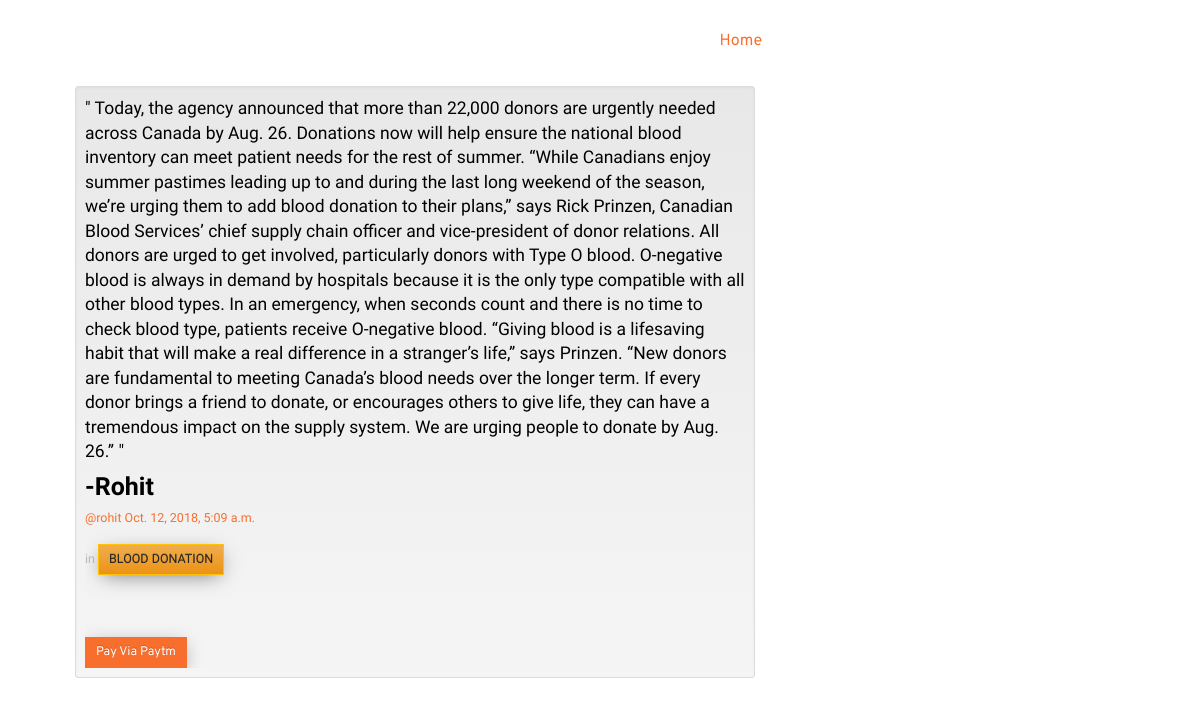
Page /posts/by/rohit/14/ on the committed database.
### posts/models.py (models this page shows, shortened)
class Post(models.Model):
    user = models.ForeignKey(User, related_name="posts")
    created_at = models.DateTimeField(auto_now=True)
    message = models.TextField()
    message_html = models.TextField(editable=False)
    group = models.ForeignKey(Group, related_name="posts",null=True, blank=True)
    file=models.FileField(upload_to='pics/',default='pics/B.png')
    class Meta:
        ordering = ["-created_at"]
        unique_together = ["user", "message"]

### groups/models.py (models this page shows, shortened)
class Group(models.Model):
    name = models.CharField(max_length=255, unique=True)
    slug = models.SlugField(allow_unicode=True, unique=True)
    description = models.TextField(blank=True, default='')
    description_html = models.TextField(editable=False, default='', blank=True)
    members = models.ManyToManyField(User,through="GroupMember")
    class Meta:
        ordering = ["name"]

### posts/views.py (the view)
# urls.py: url(r"by/(?P<username>[-\w]+)/(?P<pk>\d+)/$",views.PostDetail.as_view(),name="single"),
class PostDetail(SelectRelatedMixin, generic.DetailView):
    model = models.Post
    select_related = ("user", "group")
    def get_queryset(self):
        queryset = super().get_queryset()
        return queryset.filter(
            user__username__iexact=self.kwargs.get("username")
        )

### posts/templates/posts/post_detail.html
{% extends "posts/post_base.html" %}
{% block post_content %}
<div class="col-md-8">
    {% include "posts/_post.html" %}
</div>
{% endblock %}

### posts/templates/posts/_post.html
	<div class="container">
		<div class="well well-sm">
<div class="post media">
		<h3>" {{ post.message|safe }} "</h3>
	<br></div>
	<div class="media-body txt">
		<h1><strong> -{{ post.user.username|title }}</strong></13>
		<h5 class="media-heading">
			<span class="username"><a href="{% url 'posts:for_user' username=post.user.username %}">@{{ post.user.username }}</a></span>
			<time class="time"><a href="{% url 'posts:single' username=post.user.username pk=post.pk %}">{{ post.created_at }}</a></time>
			{% if post.group %}
			<br><br>
			<span class="group-name">in <a href="#" class="btn btn-warning btn-lg">{{ post.group.name }}</a></span>
			{% endif %}
		</h5>
<br>
<br>
			{% if user.is_authenticated and post.user == user and not hide_delete %}
				<a href="{% url 'posts:delete' pk=post.pk %}" title="delete" class="btn btn-simple">
					<span class="glyphicon glyphicon-remove text-danger" aria-hidden="true"></span>
					<span class="btn btn-danger btn-lg" style="text-align:right">Delete</span>
				</a>
				<br>
				{%else%}
				<a href="https://paytm.com/" class="btn btn-lg  btn-primary">Pay Via Paytm</a>
			{% endif %}
		</div>
	</div>
</div>

### rows in the picture
Post: message "Today, the agency announced that more than 22,000 donors are urgently needed across Canada by Aug. 26. Donations now will help ensure the national blood inventory can meet patient needs for the rest of summer. “While Canadians enjoy summer pastimes leading up to and during the last long weekend of the season, we’re urging them to add blood donation to their plans,” says Rick Prinzen, Canadian Blood Services’ chief supply chain officer and vice-president of donor relations. All donors are urged to get involved, particularly donors with Type O blood. O-negative blood is always in demand by hospitals because it is the only type compatible with all other blood types. In an emergency, when…", user.username "Rohit", user.username "rohit", created_at "Oct. 12, 2018, 5:09 a.m.", group.name "BLOOD DONATION"
